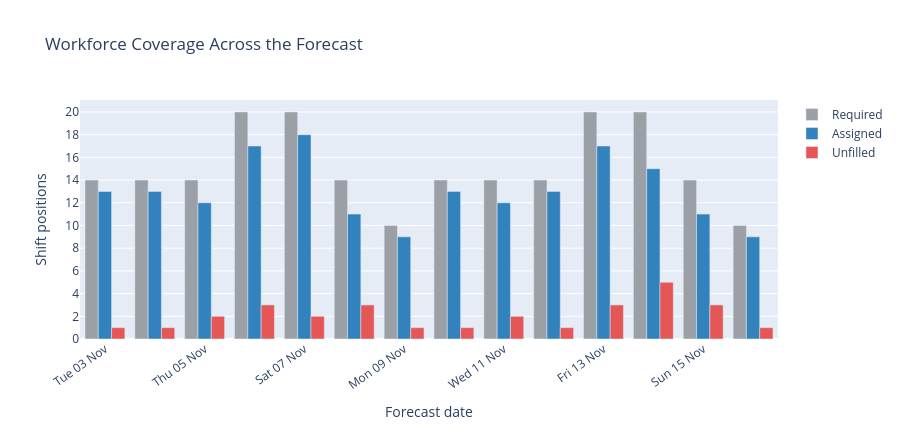

The notebook cell saved with this chart:
### Code cell
# ============================================================
# 14-DAY WORKFORCE OVERVIEW
# ============================================================

import plotly.express as px

overview = (
    staffing_coverage
    .groupby("date", as_index=False)
    .agg(
        required_positions=("required", "sum"),
        scheduled_positions=("assigned", "sum"),
        unfilled_positions=("shortfall", "sum")
    )
    .merge(
        workforce_forecast[
            ["date", "labour_cost", "forecast_revenue",
             "labour_cost_pct_revenue"]
        ],
        on="date",
        how="left"
    )
    .sort_values("date")
)

overview_long = overview.melt(
    id_vars=["date"],
    value_vars=[
        "required_positions",
        "scheduled_positions",
        "unfilled_positions"
    ],
    var_name="measure",
    value_name="positions"
)

measure_labels = {
    "required_positions": "Required",
    "scheduled_positions": "Assigned",
    "unfilled_positions": "Unfilled"
}

overview_long["measure"] = overview_long["measure"].map(measure_labels)

fig_overview = px.bar(
    overview_long,
    x="date",
    y="positions",
    color="measure",
    barmode="group",
    color_discrete_map={
        "Required": "#9aa0a6",
        "Assigned": "#3182bd",
        "Unfilled": "#e45756"
    },
    hover_data={"date": "|%a %d %b", "positions": True},
    labels={
        "date": "Forecast date",
        "positions": "Shift positions",
        "measure": ""
    },
    title="Workforce Coverage Across the Forecast"
)

fig_overview.update_layout(
    height=430,
    legend_title_text="",
    hovermode="x unified"
)

fig_overview.update_xaxes(
    tickformat="%a %d %b",
    tickangle=-35
)

fig_overview.update_yaxes(dtick=2)

fig_overview.show()

# Keep the detailed daily figures available in a compact table.
display(
    overview[
        [
            "date",
            "required_positions",
            "scheduled_positions",
            "unfilled_positions",
            "labour_cost",
            "labour_cost_pct_revenue"
        ]
    ].round(2)
)

### Figure 1 — Plotly figure (JSON) as saved in the notebook; plotly's stock layout.template omitted (floating-point values rounded to 4 significant figures)
{"data": [{"alignmentgroup": "True", "hovertemplate": "=Required<br>Forecast date=%{x|%a %d %b}<br>Shift positions=%{y}<extra></extra>", "legendgroup": "Required", "marker": {"color": "#9aa0a6", "pattern": {"shape": ""}}, "name": "Required", "offsetgroup": "Required", "orientation": "v", "showlegend": true, "textposition": "auto", "type": "bar", "x": ["2026-11-03T00:00:00.000000", "2026-11-04T00:00:00.000000", "2026-11-05T00:00:00.000000", "2026-11-06T00:00:00.000000", "2026-11-07T00:00:00.000000", "2026-11-08T00:00:00.000000", "2026-11-09T00:00:00.000000", "2026-11-10T00:00:00.000000", "2026-11-11T00:00:00.000000", "2026-11-12T00:00:00.000000", "2026-11-13T00:00:00.000000", "2026-11-14T00:00:00.000000", "2026-11-15T00:00:00.000000", "2026-11-16T00:00:00.000000"], "xaxis": "x", "y": [14.0, 14.0, 14.0, 20.0, 20.0, 14.0, 10.0, 14.0, 14.0, 14.0, 20.0, 20.0, 14.0, 10.0], "yaxis": "y"}, {"alignmentgroup": "True", "hovertemplate": "=Assigned<br>Forecast date=%{x|%a %d %b}<br>Shift positions=%{y}<extra></extra>", "legendgroup": "Assigned", "marker": {"color": "#3182bd", "pattern": {"shape": ""}}, "name": "Assigned", "offsetgroup": "Assigned", "orientation": "v", "showlegend": true, "textposition": "auto", "type": "bar", "x": ["2026-11-03T00:00:00.000000", "2026-11-04T00:00:00.000000", "2026-11-05T00:00:00.000000", "2026-11-06T00:00:00.000000", "2026-11-07T00:00:00.000000", "2026-11-08T00:00:00.000000", "2026-11-09T00:00:00.000000", "2026-11-10T00:00:00.000000", "2026-11-11T00:00:00.000000", "2026-11-12T00:00:00.000000", "2026-11-13T00:00:00.000000", "2026-11-14T00:00:00.000000", "2026-11-15T00:00:00.000000", "2026-11-16T00:00:00.000000"], "xaxis": "x", "y": [13.0, 13.0, 12.0, 17.0, 18.0, 11.0, 9.0, 13.0, 12.0, 13.0, 17.0, 15.0, 11.0, 9.0], "yaxis": "y"}, {"alignmentgroup": "True", "hovertemplate": "=Unfilled<br>Forecast date=%{x|%a %d %b}<br>Shift positions=%{y}<extra></extra>", "legendgroup": "Unfilled", "marker": {"color": "#e45756", "pattern": {"shape": ""}}, "name": "Unfilled", "offsetgroup": "Unfilled", "orientation": "v", "showlegend": true, "textposition": "auto", "type": "bar", "x": ["2026-11-03T00:00:00.000000", "2026-11-04T00:00:00.000000", "2026-11-05T00:00:00.000000", "2026-11-06T00:00:00.000000", "2026-11-07T00:00:00.000000", "2026-11-08T00:00:00.000000", "2026-11-09T00:00:00.000000", "2026-11-10T00:00:00.000000", "2026-11-11T00:00:00.000000", "2026-11-12T00:00:00.000000", "2026-11-13T00:00:00.000000", "2026-11-14T00:00:00.000000", "2026-11-15T00:00:00.000000", "2026-11-16T00:00:00.000000"], "xaxis": "x", "y": [1.0, 1.0, 2.0, 3.0, 2.0, 3.0, 1.0, 1.0, 2.0, 1.0, 3.0, 5.0, 3.0, 1.0], "yaxis": "y"}], "layout": {"barmode": "group", "height": 430, "hovermode": "x unified", "legend": {"title": {"text": ""}, "tracegroupgap": 0}, "title": {"text": "Workforce Coverage Across the Forecast"}, "xaxis": {"anchor": "y", "domain": [0, 1], "tickangle": -35, "tickformat": "%a %d %b", "title": {"text": "Forecast date"}}, "yaxis": {"anchor": "x", "domain": [0, 1], "dtick": 2, "title": {"text": "Shift positions"}}}}
